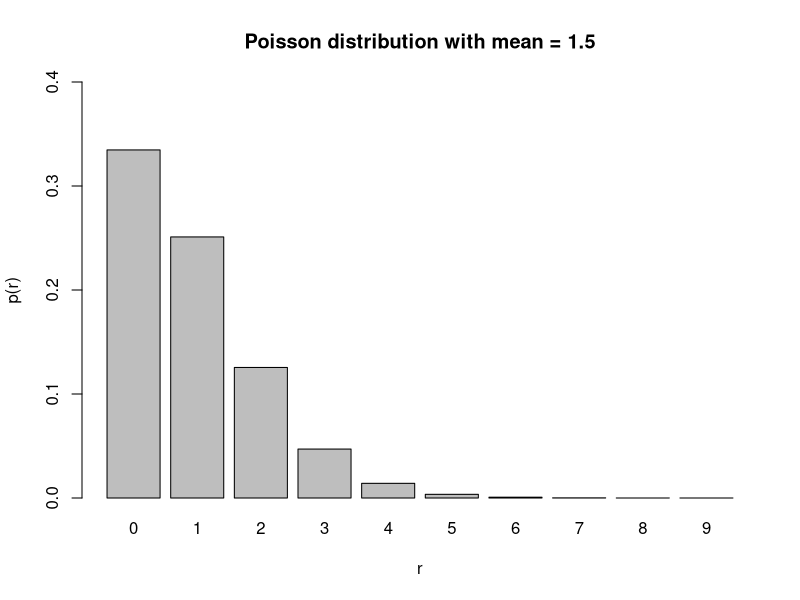

Generate this figure with R:
## ---- chunk 1
ourDist <- c()
for (i in 0:10){ourDist[i] <- dpois(i,1.5)}
barplot(ourDist,ylim=c(0,0.4),names.arg=c(0:9),xlab="r",ylab="p(r)",
        main="Poisson distribution with mean = 1.5")
